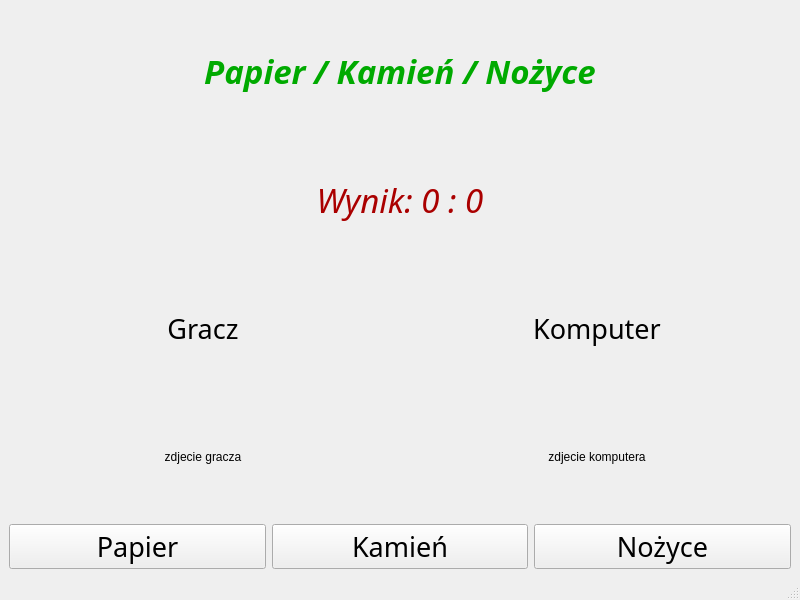
<?xml version="1.0" encoding="UTF-8"?>
<ui version="4.0">
 <class>MainWindow</class>
 <widget class="QMainWindow" name="MainWindow">
  <property name="geometry">
   <rect>
    <x>0</x>
    <y>0</y>
    <width>800</width>
    <height>600</height>
   </rect>
  </property>
  <property name="windowTitle">
   <string>MainWindow</string>
  </property>
  <widget class="QWidget" name="centralwidget">
   <layout class="QVBoxLayout" name="verticalLayout">
    <item>
     <widget class="QLabel" name="tytul">
      <property name="font">
       <font>
        <family>Sitka Display</family>
        <pointsize>25</pointsize>
        <weight>75</weight>
        <italic>true</italic>
        <bold>true</bold>
       </font>
      </property>
      <property name="styleSheet">
       <string notr="true">color: rgb(0, 170, 0);
</string>
      </property>
      <property name="text">
       <string>Papier / Kamień / Nożyce</string>
      </property>
      <property name="alignment">
       <set>Qt::AlignCenter</set>
      </property>
     </widget>
    </item>
    <item>
     <widget class="QLabel" name="wynik">
      <property name="font">
       <font>
        <family>Sitka Display</family>
        <pointsize>25</pointsize>
        <italic>true</italic>
        <underline>false</underline>
       </font>
      </property>
      <property name="styleSheet">
       <string notr="true">color: rgb(170, 0, 0);</string>
      </property>
      <property name="text">
       <string>Wynik: 0 : 0</string>
      </property>
      <property name="alignment">
       <set>Qt::AlignCenter</set>
      </property>
     </widget>
    </item>
    <item>
     <layout class="QHBoxLayout" name="horizontalLayout">
      <item>
       <widget class="QLabel" name="graczlabel">
        <property name="font">
         <font>
          <family>Sitka Display</family>
          <pointsize>20</pointsize>
         </font>
        </property>
        <property name="text">
         <string>Gracz</string>
        </property>
        <property name="alignment">
         <set>Qt::AlignCenter</set>
        </property>
       </widget>
      </item>
      <item>
       <widget class="QLabel" name="komplabel">
        <property name="font">
         <font>
          <family>Sitka Display</family>
          <pointsize>20</pointsize>
         </font>
        </property>
        <property name="text">
         <string>Komputer</string>
        </property>
        <property name="alignment">
         <set>Qt::AlignCenter</set>
        </property>
       </widget>
      </item>
     </layout>
    </item>
    <item>
     <layout class="QHBoxLayout" name="horizontalLayout_3">
      <item>
       <widget class="QLabel" name="zdjgracz">
        <property name="text">
         <string>zdjecie gracza</string>
        </property>
        <property name="alignment">
         <set>Qt::AlignCenter</set>
        </property>
       </widget>
      </item>
      <item>
       <widget class="QLabel" name="zdjkomp">
        <property name="text">
         <string>zdjecie komputera</string>
        </property>
        <property name="alignment">
         <set>Qt::AlignCenter</set>
        </property>
       </widget>
      </item>
     </layout>
    </item>
    <item>
     <layout class="QHBoxLayout" name="horizontalLayout_2">
      <item>
       <widget class="QPushButton" name="papier">
        <property name="font">
         <font>
          <family>Sitka Display</family>
          <pointsize>20</pointsize>
         </font>
        </property>
        <property name="text">
         <string>Papier</string>
        </property>
       </widget>
      </item>
      <item>
       <widget class="QPushButton" name="kamien">
        <property name="font">
         <font>
          <family>Sitka Display</family>
          <pointsize>20</pointsize>
         </font>
        </property>
        <property name="text">
         <string>Kamień</string>
        </property>
       </widget>
      </item>
      <item>
       <widget class="QPushButton" name="nozyce">
        <property name="font">
         <font>
          <family>Sitka Display</family>
          <pointsize>20</pointsize>
         </font>
        </property>
        <property name="text">
         <string>Nożyce</string>
        </property>
       </widget>
      </item>
     </layout>
    </item>
   </layout>
  </widget>
  <widget class="QMenuBar" name="menubar">
   <property name="geometry">
    <rect>
     <x>0</x>
     <y>0</y>
     <width>800</width>
     <height>20</height>
    </rect>
   </property>
  </widget>
  <widget class="QStatusBar" name="statusbar"/>
 </widget>
 <resources/>
 <connections/>
</ui>
